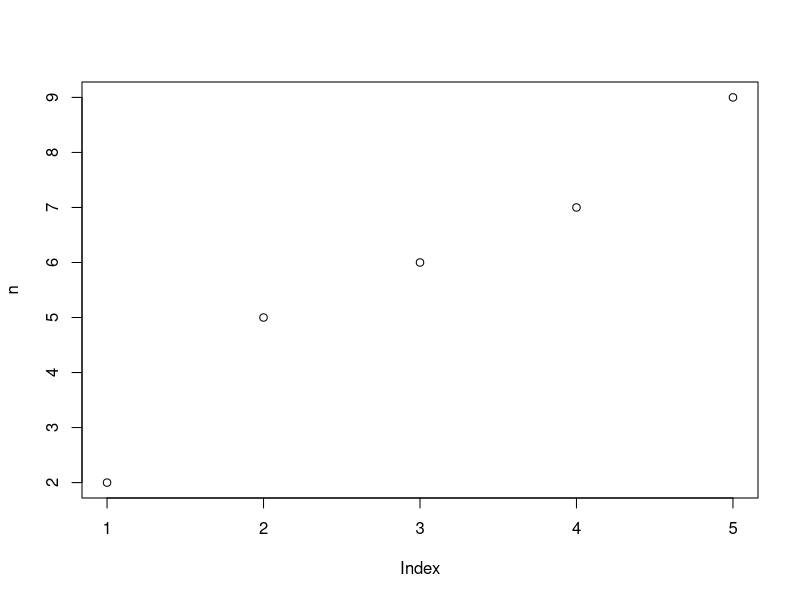
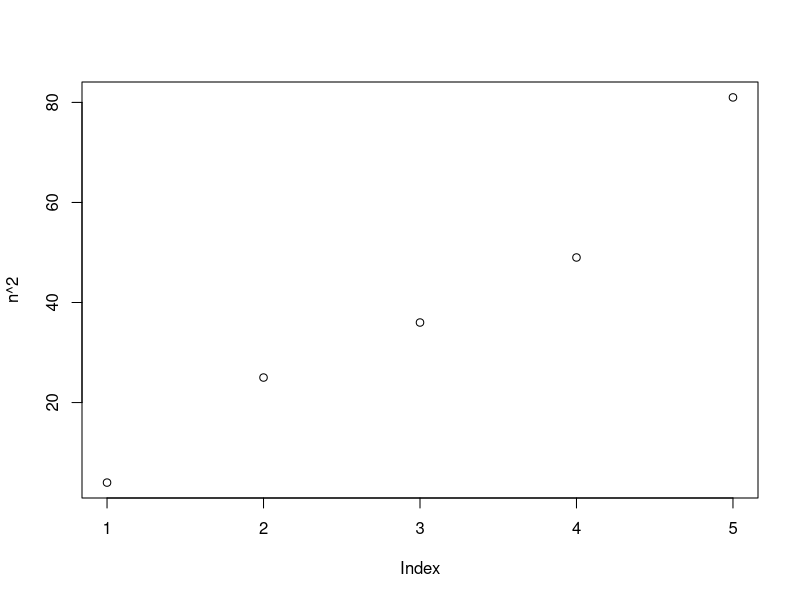
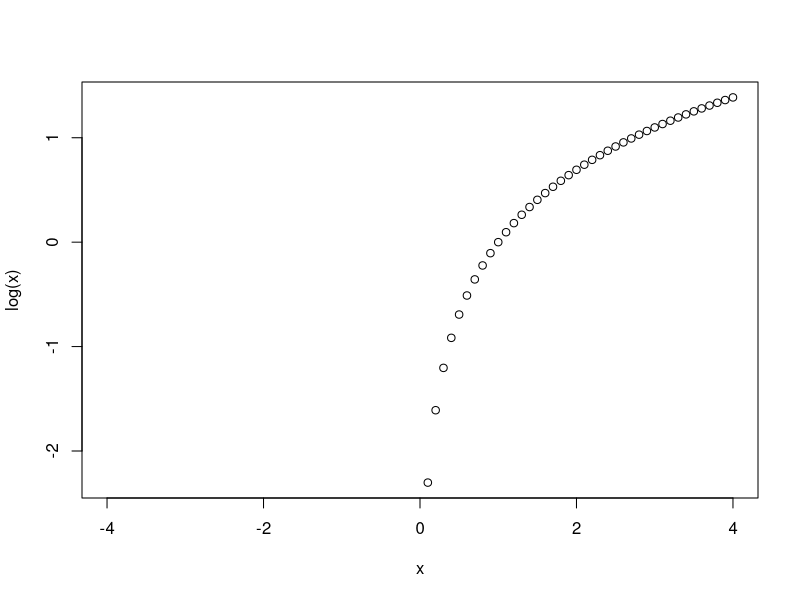
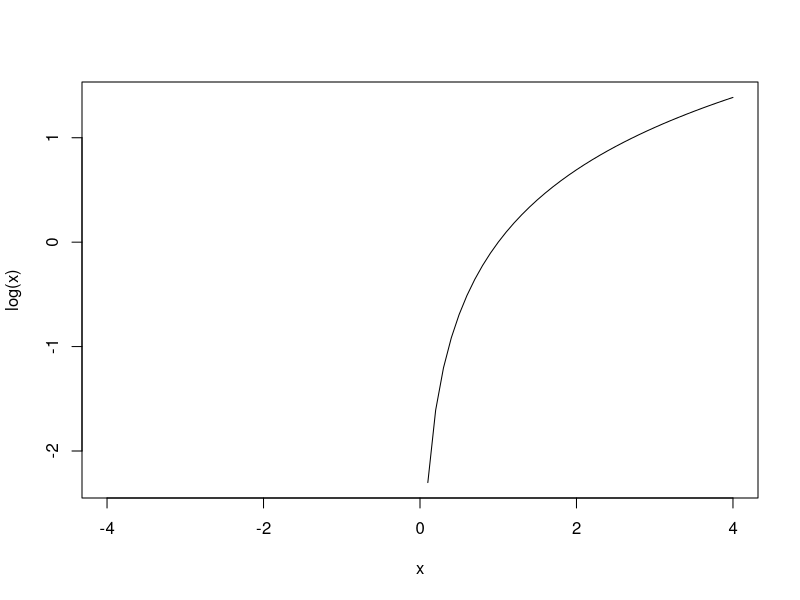
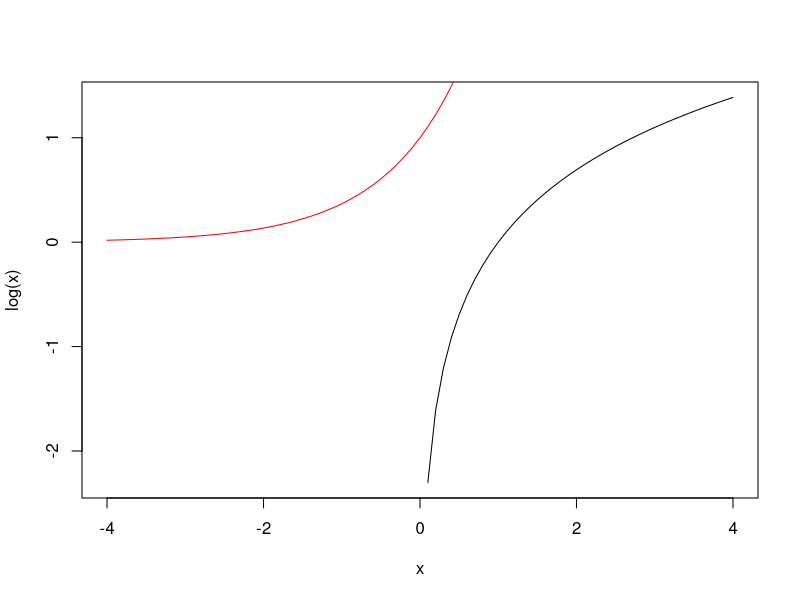
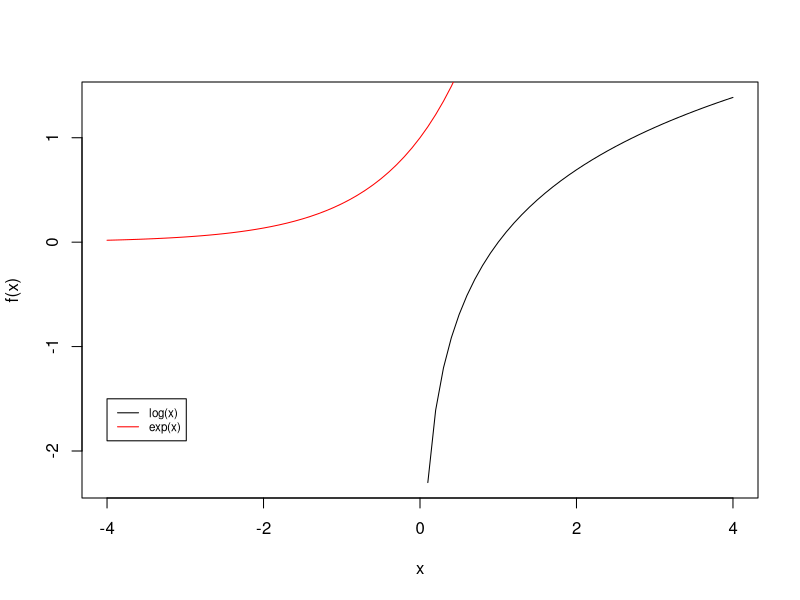
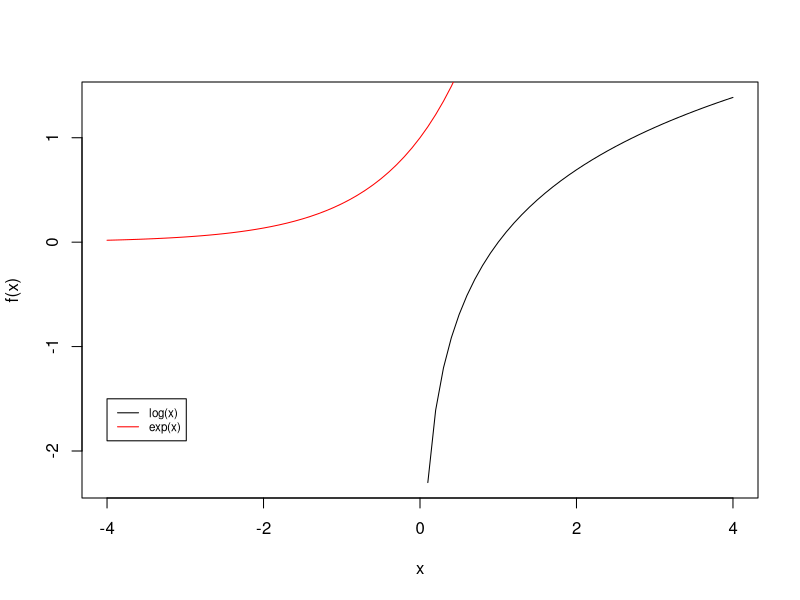

The R source for these figures, in order:
######## Базовая графика ########
n <- c(2, 5, 6, 7, 9)
plot(n)
plot(n ^ 2)

x <- seq(-4, 4, 0.1)
x

plot(x, log(x))
plot(x, log(x), type = "l")
?plot

plot(x, log(x), type = 'l')
lines(x, exp(x), col = 'red')

plot(x, log(x), type = "l", xlab = "x", ylab = "f(x)")
lines(x, exp(x), col = "red")

######## Добавление легенды ########
legend(-4, -1.5, 
       c("log(x)", "exp(x)"), 
       lwd = c(1, 1), 
       col = c("black", "red"), 
       cex = 0.7)

######## Сохранение графика ########
dev.copy(png, "graph.png")
plot(x, log(x), type = "l", 
     xlab = "x", 
     ylab = "f(x)")
lines(x, exp(x), col = "red")
legend(-4, -1.5, c("log(x)", "exp(x)"), 
       lwd = c(1, 1), 
       col = c("black", "red"), 
       cex = 0.7)
dev.off()

getwd()
